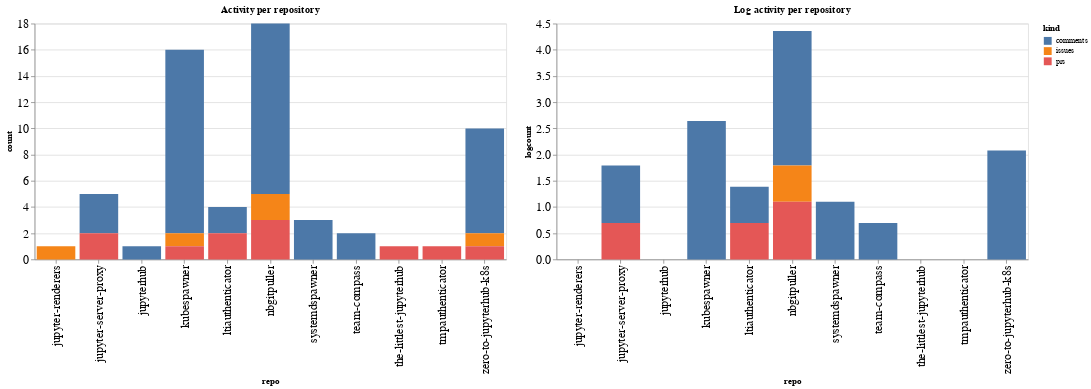

Notebook code cell kept with this figure:
### Code cell
ch1 = alt.Chart(repo_summaries, width=600, title="Activity per repository").mark_bar().encode(
    x='repo',
    y='count',
    color='kind',
    tooltip="kind"
)

ch2 = alt.Chart(repo_summaries, width=600, title="Log activity per repository").mark_bar().encode(
    x='repo',
    y='logcount',
    color='kind',
    tooltip="kind"
)

ch1 | ch2

### Figure 1 — Vega-Lite specification as saved in the notebook (floating-point values rounded to 4 significant figures)
{"config": {"axisLeft": {"labelFontSize": 15}, "axisBottom": {"labelFontSize": 15}}, "hconcat": [{"mark": "bar", "encoding": {"color": {"type": "nominal", "field": "kind"}, "tooltip": {"type": "nominal", "field": "kind"}, "x": {"type": "nominal", "field": "repo"}, "y": {"type": "quantitative", "field": "count"}}, "title": "Activity per repository", "width": 600}, {"mark": "bar", "encoding": {"color": {"type": "nominal", "field": "kind"}, "tooltip": {"type": "nominal", "field": "kind"}, "x": {"type": "nominal", "field": "repo"}, "y": {"type": "quantitative", "field": "logcount"}}, "title": "Log activity per repository", "width": 600}], "data": {"name": "data-e900804bfe58d440f47a00fc31dd7c0f"}, "$schema": "https://vega.github.io/schema/vega-lite/v4.8.1.json", "datasets": {"data-e900804bfe58d440f47a00fc31dd7c0f": [{"repo": "jupyter-renderers", "kind": "issues", "count": 1, "logcount": 0.0}, {"repo": "jupyter-server-proxy", "kind": "comments", "count": 3, "logcount": 1.099}, {"repo": "jupyter-server-proxy", "kind": "prs", "count": 2, "logcount": 0.6931}, {"repo": "jupyterhub", "kind": "comments", "count": 1, "logcount": 0.0}, {"repo": "kubespawner", "kind": "comments", "count": 14, "logcount": 2.639}, {"repo": "kubespawner", "kind": "issues", "count": 1, "logcount": 0.0}, {"repo": "kubespawner", "kind": "prs", "count": 1, "logcount": 0.0}, {"repo": "ltiauthenticator", "kind": "comments", "count": 2, "logcount": 0.6931}, {"repo": "ltiauthenticator", "kind": "prs", "count": 2, "logcount": 0.6931}, {"repo": "nbgitpuller", "kind": "comments", "count": 13, "logcount": 2.565}, {"repo": "nbgitpuller", "kind": "issues", "count": 2, "logcount": 0.6931}, {"repo": "nbgitpuller", "kind": "prs", "count": 3, "logcount": 1.099}, {"repo": "systemdspawner", "kind": "comments", "count": 3, "logcount": 1.099}, {"repo": "team-compass", "kind": "comments", "count": 2, "logcount": 0.6931}, {"repo": "the-littlest-jupyterhub", "kind": "prs", "count": 1, "logcount": 0.0}, {"repo": "tmpauthenticator", "kind": "prs", "count": 1, "logcount": 0.0}, {"repo": "zero-to-jupyterhub-k8s", "kind": "comments", "count": 8, "logcount": 2.079}, {"repo": "zero-to-jupyterhub-k8s", "kind": "issues", "count": 1, "logcount": 0.0}, {"repo": "zero-to-jupyterhub-k8s", "kind": "prs", "count": 1, "logcount": 0.0}]}}
